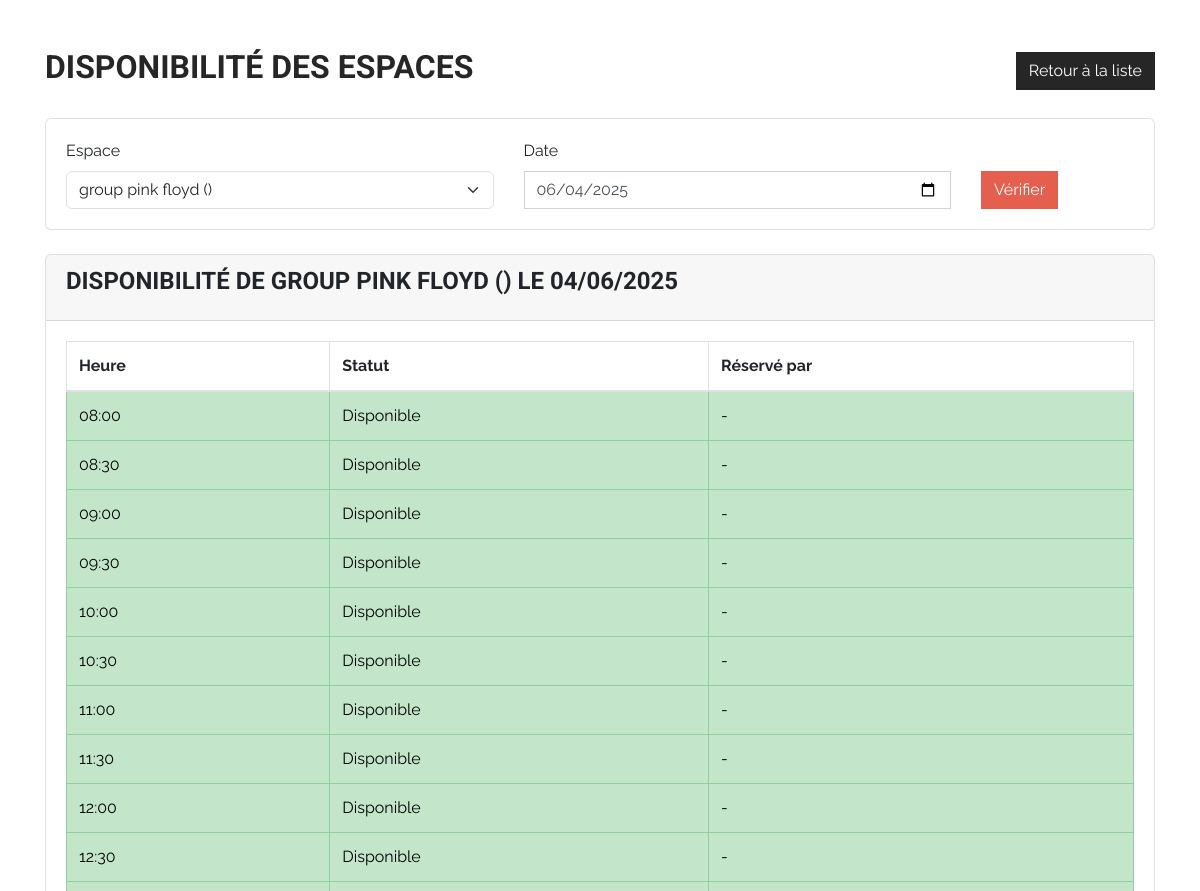
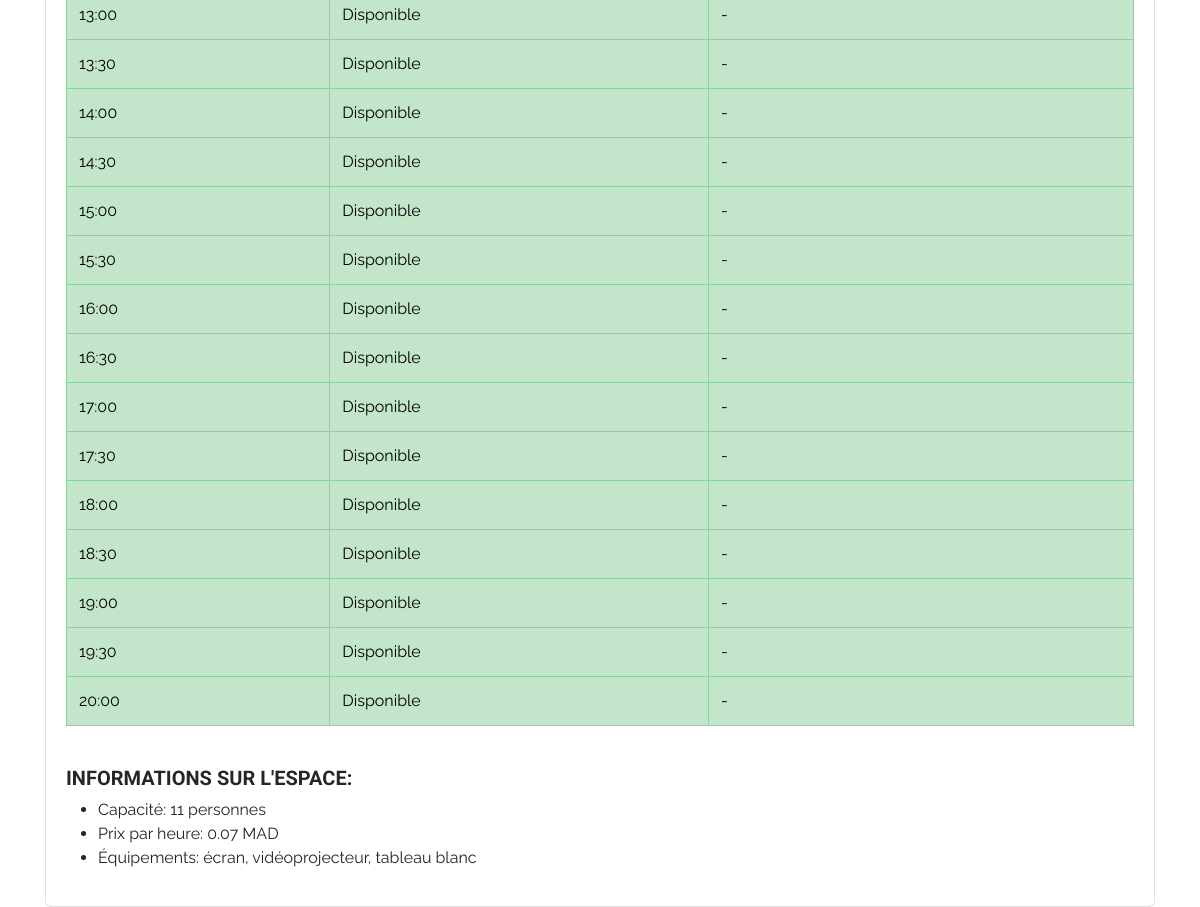
The app's page /espaces/disponibilite_espace.php?id=2 with its own data (2 pictures, top to bottom).
### tables this page shows
CREATE TABLE `espaces` (
  `id` int(11) NOT NULL,
  `nom` varchar(100) NOT NULL,
  `typee` enum('Bureau privé','Open space','Salle de réunion') DEFAULT NULL,
  `capacite` int(11) NOT NULL,
  `equipements` varchar(100) DEFAULT NULL,
  `prix_heure` float NOT NULL
);

### espaces/disponibilite_espace.php (the view, shortened to what this page needs)
<?php
require_once '../db.php';
$selectedDate = isset($_GET['date']) ? $_GET['date'] : date('Y-m-d');
$espaceId = isset($_GET['id']) ? $_GET['id'] : null;
$stmt = $pdo->query("SELECT * FROM espaces ORDER BY nom");
$espaces = $stmt->fetchAll(PDO::FETCH_ASSOC);
$selectedSpace = null;
if ($espaceId) {
    $stmt = $pdo->prepare("SELECT * FROM espaces WHERE id = ?");
    $stmt->execute([$espaceId]);
    $selectedSpace = $stmt->fetch(PDO::FETCH_ASSOC);
}
$timeSlots = [];
for ($hour = 8; $hour <= 20; $hour++) {
    $timeSlots[] = sprintf("%02d:00", $hour);
    $timeSlots[] = sprintf("%02d:30", $hour);
}
array_pop($timeSlots);
?>
<!DOCTYPE html>
<html lang="fr">
<head>
    <link href="https://cdn.jsdelivr.net/npm/bootstrap@5.3.0/dist/css/bootstrap.min.css" rel="stylesheet">
    <link rel="stylesheet" href="../style.css">
</head>
<body>
    <div class="container mt-5">
        <div class="d-flex justify-content-between align-items-center mb-4">
            <h2>Disponibilité des Espaces</h2>
            <a href="liste_espaces.php" class="btn btn-secondary">Retour à la liste</a>
        </div>
        <div class="card mb-4">
            <div class="card-body">
                <form method="get" class="row g-3">
                    <div class="col-md-5">
                        <label for="id" class="form-label">Espace</label>
                        <select class="form-select" id="id" name="id" required>
                            <?php foreach ($espaces as $espace): ?>
                                <option value="<?= $espace['id'] ?>" <?= $espaceId == $espace['id'] ? 'selected' : '' ?>>
                                    <?= htmlspecialchars($espace['nom']) ?> (<?= ucfirst($espace['type']) ?>)
                                </option>
                            <?php endforeach; ?>
                        </select>
                    </div>
                    <div class="col-md-5">
                        <label for="date" class="form-label">Date</label>
                        <input type="date" class="form-control" id="date" name="date" value="<?= $selectedDate ?>" required>
                    </div>
                    <div class="col-md-2 d-flex align-items-end">
                        <button type="submit" class="btn btn-primary">Vérifier</button>
                    </div>
                </form>
            </div>
        </div>
        <?php if ($selectedSpace): ?>
            <div class="card">
                <div class="card-header">
                    <h4 class="card-title">
                        Disponibilité de <?= htmlspecialchars($selectedSpace['nom']) ?>
                        (<?= ucfirst($selectedSpace['type']) ?>)
                        le <?= date('d/m/Y', strtotime($selectedDate)) ?>
                    </h4>
                </div>
                <div class="card-body">
                    <div class="table-responsive">
                        <table class="table table-bordered">
                            <thead>
                                <tr>
                                    <th>Heure</th>
                                    <th>Statut</th>
                                    <th>Réservé par</th>
                                </tr>
                            </thead>
                            <tbody>
                                <?php foreach ($timeSlots as $time):
                                    $isReserved = false;
                                    $reservedBy = '';
                                ?>
                                    <tr class="<?= $isReserved ? 'table-danger' : 'table-success' ?>">
                                        <td><?= $time ?></td>
                                        <td><?= $isReserved ? 'Réservé' : 'Disponible' ?></td>
                                        <td><?= $isReserved ? $reservedBy : '-' ?></td>
                                    </tr>
                                <?php endforeach; ?>
                            </tbody>
                        </table>
                    </div>
                    <div class="mt-4">
                        <h5>Informations sur l'espace:</h5>
                        <ul>
                            <li>Capacité: <?= $selectedSpace['capacite'] ?> personnes</li>
                            <li>Prix par heure: <?= number_format($selectedSpace['prix_heure'], 2) ?> MAD</li>
                            <li>Équipements: <?= $selectedSpace['equipements'] ? htmlspecialchars($selectedSpace['equipements']) : 'Aucun' ?></li>
                        </ul>
                    </div>
                </div>
            </div>
        <?php endif; ?>
    </div>
</body>
</html>

### records on screen
espaces: nom "GROUP PINK FLOYD", capacite "11", prix_heure "0.07", equipements "écran, vidéoprojecteur, tableau blanc"

### other values on screen
date('d/m/Y', strtotime($selectedDate)) "04/06/2025"
$time "08:00"
$time "08:30"
$time "09:00"
$time "09:30"
$time "10:00"
$time "10:30"
$time "11:00"
$time "11:30"
$time "12:00"
$time "12:30"
$time "13:00"
$time "13:30"
$time "14:00"
$time "14:30"
